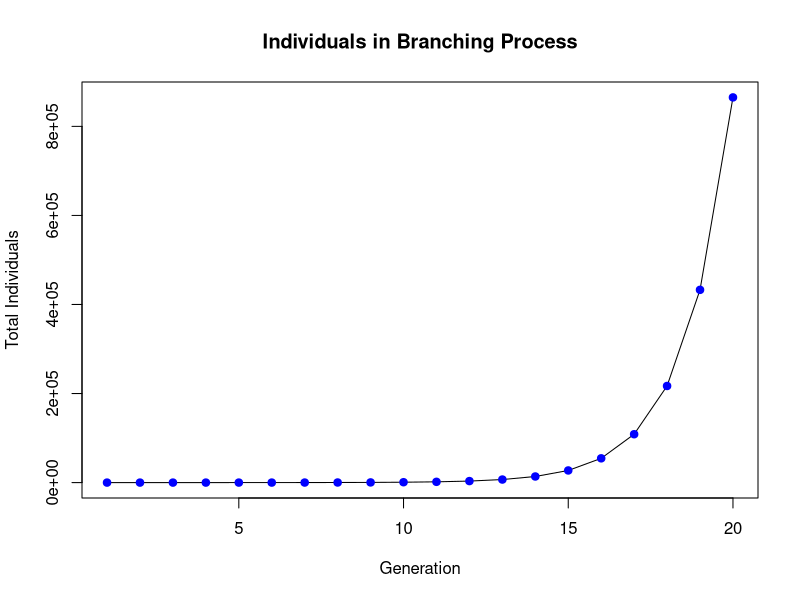

Source code (R):
## ---- chunk 1
knitr::opts_chunk$set(echo = TRUE)
## ---- chunk 2
simulate_bp <- function(num_generations, lambda) {
  total_individuals <- numeric(num_generations)
  total_individuals[1] <- 1
  offspring_count <- list()

  for (i in 2:num_generations) {
    offspring <- 0
    offspring_per_individual <- numeric(total_individuals[i-1])

    for (j in 1:total_individuals[i-1]) {
      offspring_per_individual[j] <- rpois(1, lambda)
      offspring <- offspring + offspring_per_individual[j]
    }
    if (offspring == 0) {
      total_individuals[i] <- 0
      return(list(total_individuals = total_individuals[1:i], offspring_count = offspring_count))
    }
    total_individuals[i] <- offspring
    offspring_count[[i-1]] <- offspring_per_individual
  }
  return(list(total_individuals = total_individuals, offspring_count = offspring_count))
}
## ---- chunk 3
num_generations <- 20
lambda <- 2
bp_simulation <- simulate_bp(num_generations, lambda)
## ---- chunk 4
tot_ind <- bp_simulation$total_individuals
tot_ind
## ---- chunk 5
X <- bp_simulation$offspring_count[[5]]
X
## ---- chunk 6
plot_bp <- function(bp_data) {
  total_individuals <- bp_data$total_individuals
  num_generations <- length(total_individuals)
  generations <- 1:num_generations
    plot(generations, total_individuals, type = "l",
       xlab = "Generation", ylab = "Total Individuals",
       main = "Individuals in Branching Process")

  for (i in 1:20) {
    points(i, total_individuals[i], col = "blue", pch = 19)
  }
}
plot_bp(bp_simulation)
## ---- chunk 7
likelihood <- function(data, N, p) {
  return(prod(dbinom(data, size = N, prob = p)))
}
## ---- chunk 8
prior <- function(p, alpha, beta){
  return(dbeta(p, alpha, beta))
}
## ---- chunk 9
beta_binom_MCMC <- function(num_iters, alpha, beta, data, N, proposal_sd) {
  current <- rbeta(1, alpha, beta)
    p <- rep(0, num_iters)
    p[1] <- current
    
    for (i in 2:num_iters) {
      current <- p[i - 1]
      proposal <- rnorm(1, current, proposal_sd)
      
      log_target_prop <- log(prior(proposal, alpha, beta)) + log(likelihood(data, N, proposal))
      log_target_curr <- log(prior(current, alpha, beta)) + log(likelihood(data, N, current))
      
      log_q_curr_given_prop <- log(dnorm(current, proposal, proposal_sd))
      log_q_prop_given_curr <- log(dnorm(proposal, current, proposal_sd))
      
      A <- exp(log_target_prop + log_q_curr_given_prop
                                      - log_target_curr - log_q_prop_given_curr)
  
      if (runif(1) < A) {
        p[i] <- proposal
      } else {
        p[i] <- current
      }
    }
  return(list(p = p))
}
## ---- chunk 10
data <- X
N <- 6  # Max number of trials used in binomial distribution
MCMC_p <- beta_binom_MCMC(num_iters=30000, alpha=1, beta=1, data=data, N=N, proposal_sd=0.05)
mean_p <- mean(MCMC_p$p[20000:30000]) # Perform burn-in and find the mean proportion, p
mean_p
## ---- chunk 11
mean_offspring <- N * mean_p
mean_offspring
## ---- chunk 12
mean(X)
## ---- chunk 13
p_quantiles <- quantile(MCMC_p$p, c(0.05, 0.95))
p_quantiles
## ---- chunk 14
S <- sum(X)
n <- length(X)
N <- max(X)

integrand <- function(p){ dbeta(p, shape1 = 1 + S, shape2 = 1 + n * N - S) * dbeta(p, 1, 1)}
numerator <- integrate(integrand, lower = 1/N, upper = 1)
denominator <- integrate(integrand, lower = 0, upper = 1)
p_supercritical <- numerator$value / denominator$value
cat("Supercritical probability:", p_supercritical)
## ---- chunk 15
num_iters <- 30000
X <- c(1, 1, 1, 0, 1, 1, 2, 1, 0, 1, 2, 0)
alpha <- 1
beta <- 1
N <- max(data)

MCMC_p <- beta_binom_MCMC(num_iters, alpha, beta, X, N, proposal_sd=0.02)
mean_p <- mean(MCMC_p$p[20000:30000])
expected_offspring <- mean_p * N
cat("Expected offspring:", expected_offspring)
## ---- chunk 16
S <- sum(X)
n <- length(X)
N <- max(X)

integrand <- function(p){ dbeta(p, shape1 = 1 + S, shape2 = 1 + n * N - S) * dbeta(p, 1, 1)}
numerator <- integrate(integrand, lower = 1/N, upper = 1)
denominator <- integrate(integrand, lower = 0, upper = 1)
p_supercritical <- numerator$value / denominator$value
cat("Supercritical probability:", p_supercritical)
## ---- chunk 17
num_generations <- 10
lambda <- 1.5
bp_simulation <- simulate_bp(num_generations, lambda)
bp_simulation
## ---- chunk 18
offspring_observations <- unlist(bp_simulation$offspring_count)
counts <- table(offspring_observations)
counts
X <- as.vector(counts)
## ---- chunk 19
likelihood <- function(data, p) {
  return(dmultinom(data, prob = p))
}
## ---- chunk 20
prior <- function(p, alpha) {
  return(gtools::ddirichlet(p, alpha))
}
## ---- chunk 21
mcmc_multinomial_dirichlet <- function(num_iters, alpha, data) {
  p_list <- list()
  p_list[[1]] <- rep(1/length(alpha), length(alpha))
  
  for (i in 2:num_iters) {

    current <- p_list[[i - 1]]
    proposal <- gtools::rdirichlet(1, alpha)
    
    log_target_prop <- log(prior(proposal, alpha)) + log(likelihood(data, proposal))
    log_target_curr <- log(prior(current, alpha)) + log(likelihood(data, current))

    log_q_curr <- log(gtools::ddirichlet(current, alpha))
    log_q_prop <- log(gtools::ddirichlet(proposal, alpha))
    
    A <- exp(log_target_prop - log_target_curr + log_q_curr - log_q_prop)
    
    if (runif(1) < A) {
      p_list[[i]] <- proposal
    } else {
      p_list[[i]] <- current
    }
  }
  return(p_list)
}
## ---- chunk 22
num_iters <- 30000
alpha <- rep(1, length(X)) # Non-informative prior
MCMC_p <- mcmc_multinomial_dirichlet(num_iters, alpha, X)
mean_p <- colMeans(do.call(rbind, MCMC_p[20000:30000]))
mean_p
## ---- chunk 23
# Subtract 1 from the s term to find roots of phi(s) = s
polyroot(c(0.204, 0.335-1, 0.239, 0.157, 0.0427, 0.0135, 0.0077))
